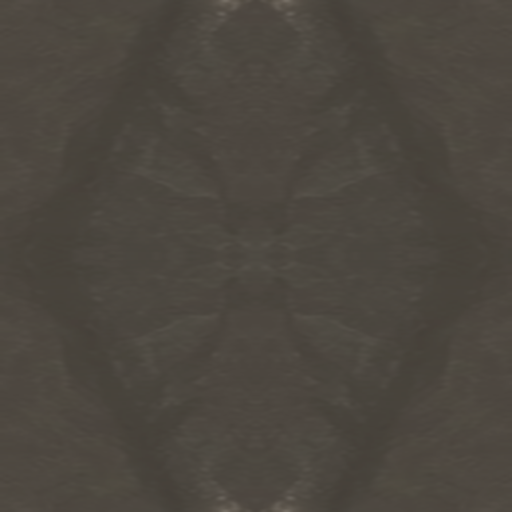
#> input picture assets/layered_island/reference_cape/rock_side.png, 512 x 512 px, given in place of user-cape.png, which was not available
$ python paint_reference_cape.py
#> lines starting #> are read from the running program, lines starting #| are printed output that depends on the picture
"""Prepare restrained surface colors from the user's own cape reference."""
from pathlib import Path
import json
import numpy as np
from PIL import Image,ImageEnhance,ImageFilter,ImageDraw
ROOT=Path(__file__).resolve().parents[1]
OUT=ROOT/'assets/layered_island/reference_cape';OUT.mkdir(parents=True,exist_ok=True)
im=Image.open(ROOT/'artifacts/reference-cape-review/reference/user-cape.png').convert('RGB')
#> im is the input picture: PIL image 512x512 RGB; mean R, G, B 76.2, 71, 63.5
sources={}
def tile(name,box,size,brightness=1.,color=.80):
#> called with name = 'rock_side', box = (1965, 1082, 2030, 1215), size = (512, 512), brightness = 1.3, color = 0.64
    crop=im.crop(box).resize(size,Image.Resampling.LANCZOS)
#> crop: PIL image 512x512 RGB; every value is 0
    crop=ImageEnhance.Color(crop).enhance(color)
    crop=ImageEnhance.Contrast(crop).enhance(.66)
    crop=ImageEnhance.Brightness(crop).enhance(brightness)
    crop=crop.filter(ImageFilter.GaussianBlur(.75))
    # Mirrored quadrants keep the outer joins coherent without added noise.
    half=crop.resize((size[0]//2,size[1]//2),Image.Resampling.LANCZOS)
#> half: PIL image 256x256 RGB; every value is 0
    result=Image.new('RGB',size)
    result.paste(half,(0,0));result.paste(half.transpose(Image.Transpose.FLIP_LEFT_RIGHT),(size[0]//2,0))
    result.paste(half.transpose(Image.Transpose.FLIP_TOP_BOTTOM),(0,size[1]//2))
    result.paste(half.transpose(Image.Transpose.ROTATE_180),(size[0]//2,size[1]//2))
    result.save(OUT/(name+'.png'));sources[name]={'reference_crop':box,'size':size,'processing':'softened contrast, color balance and mirrored tile; no generated noise'}
    return result
rock=tile('rock_side',(1965,1082,2030,1215),(512,512),1.30,.64)
top=tile('rock_top',(1500,865,1648,919),(512,512),.88,.72)
sand=tile('sand',(1720,1560,1870,1664),(512,512),.93,.80)
tile('wood',(1868,891,1940,916),(512,128),.80,.76)
#> in tile (call 4), `crop=im.crop(box).resize(size,Image.Resampling.LANCZOS)`: crop: PIL image 512x128 RGB; every value is 0
#> in tile (call 4), `half=crop.resize((size[0]//2,size[1]//2),Image.Resampling.LANCZOS)`: half: PIL image 256x64 RGB; every value is 0
tile('tread',(1767,1080,1822,1110),(256,256),1.02,.60)
#> in tile (call 5), `half=crop.resize((size[0]//2,size[1]//2),Image.Resampling.LANCZOS)`: half: PIL image 128x128 RGB; every value is 0
for name,target,strength in [('rock_side',(112,105,93),.54),('rock_top',(149,139,119),.28)]:
    p=OUT/(name+'.png');a=np.array(Image.open(p),dtype=float)
#> after `a = np.array(Image.open(p), dtype=float)`: a: shape (512, 512, 3) float64; every value is 0
    a=a*(1-strength)+np.array(target)*strength
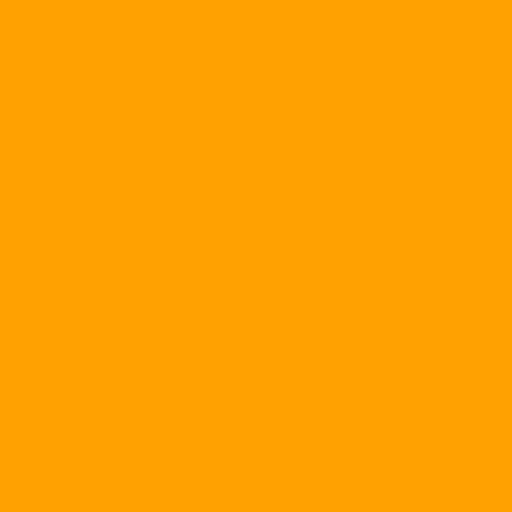
#> a: shape (512, 512, 3) float64; mean R, G, B 60.5, 56.7, 50.2; drawn with min black and max white
    Image.fromarray(a.clip(0,255).astype('uint8')).save(p)
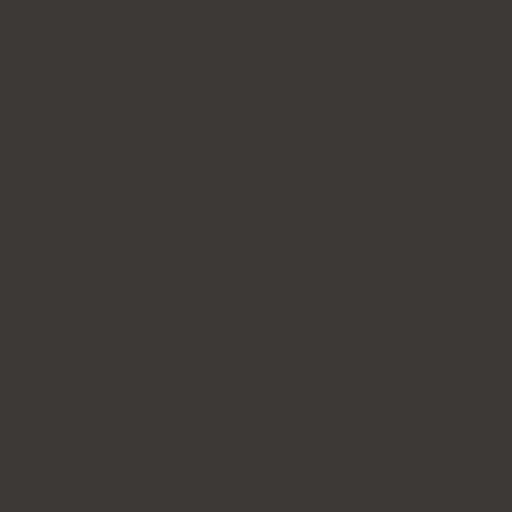
#> saved as rock_side.png: PIL image 512x512 RGB; mean R, G, B 60, 56, 50
top=Image.open(OUT/'rock_top.png')
ImageEnhance.Brightness(top.resize((256,256))).enhance(.91).save(OUT/'tread.png')
# Unique platform painting contains just a few structural joints and the
# campfire's contact stain, registered in the actual authored coordinates.
size=(1536,1024);painting=top.resize(size,Image.Resampling.LANCZOS)
#> after `painting = top.resize(size, Image.Resampling.LANCZOS)`:
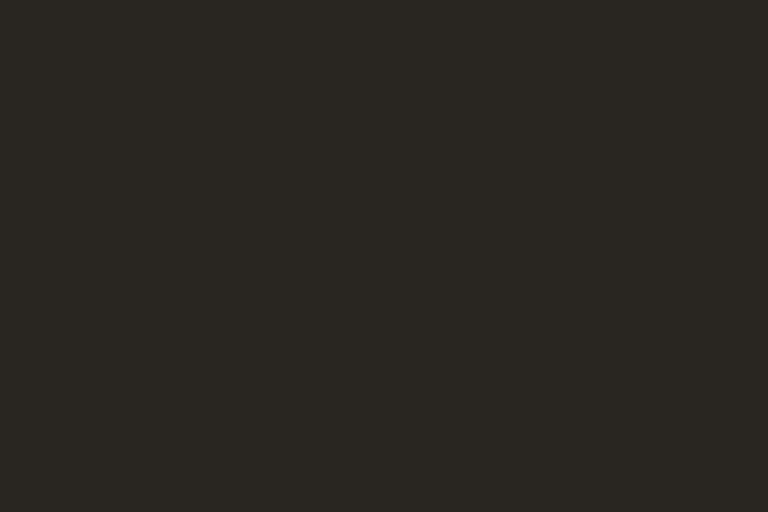
#> painting: PIL image 1536x1024 RGB (shown at 1/2 size); mean R, G, B 41, 38, 33
overlay=Image.new('RGBA',size,(0,0,0,0));draw=ImageDraw.Draw(overlay)
#> after `overlay = Image.new('RGBA', size, (0, 0, 0, 0))`: overlay: PIL image 1536x1024 RGBA; every value is 0
def uv(x,y):return ((x+84)/17*size[0],(18-y)/13*size[1])
for points in [[(-81.8,12.4),(-79.6,12.05),(-78.8,10.4)], [(-78.8,10.4),(-78.0,8.0)], [(-78.8,10.4),(-75.8,9.8),(-74.8,8.5)], [(-76.4,15.7),(-76.0,14.5),(-74.4,14.0)], [(-71.3,14.5),(-71.8,12.8),(-70.4,10.1)]]:
    draw.line([uv(*p) for p in points],fill=(42,37,31,105),width=5,joint='curve')
for radius,alpha in [(1.12,14),(.90,22),(.64,31),(.39,52)]:
    cx,cy=uv(-76.0,13.1);rx=radius/17*size[0];ry=radius/13*size[1]
    draw.ellipse((cx-rx,cy-ry,cx+rx,cy+ry),fill=(38,30,25,alpha))
painting=Image.alpha_composite(painting.convert('RGBA'),overlay.filter(ImageFilter.GaussianBlur(1.1))).convert('RGB')
painting.save(OUT/'platform.png')
sources['platform']={'derived_from':'rock_top','world_bounds':[-84,5,-67,18],'fire_contact_center':[-76,13.1],'paint':'five selective structural joints and localized charcoal wash'}
# The sand map stays fixed while a separate physical film runs up and recedes.
sand.resize((1024,768),Image.Resampling.LANCZOS).save(OUT/'sand_unique.png')
(OUT/'SOURCE.json').write_text(json.dumps({'reference':'artifacts/reference-cape-review/reference/user-cape.png','ownership':'User supplied generated reference; existing raster edit, no new AI image generation','maps':sources},ensure_ascii=False,indent=2),encoding='utf-8')
print('Prepared cape surface maps from supplied reference.')
